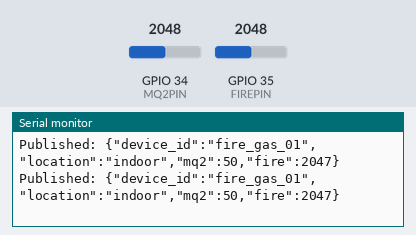
Recording of a sketch running on a simulated ESP32. Shown: the last lines printed to the serial monitor. The test bench sets the inputs (shaded band); at power-on: GPIO 34 (MQ2PIN) = 2048, GPIO 35 (FIREPIN) = 2048. WiFi joins after 1.5 s; servers stay silent unless stated; no MQTT or app messages arrive unless stated.

Above: at 2.7 s.
2.8 s: GPIO 34 (MQ2PIN) set to 2866
At 3.5 s:
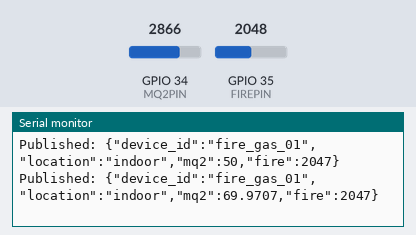
4.3 s: GPIO 35 (FIREPIN) set to 2866
At 5.0 s:
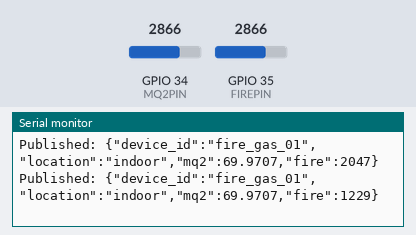
5.8 s: GPIO 34 (MQ2PIN) set to 3603
At 6.5 s:
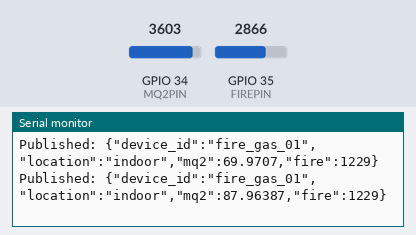
7.3 s: GPIO 35 (FIREPIN) set to 3603
At 8.0 s:
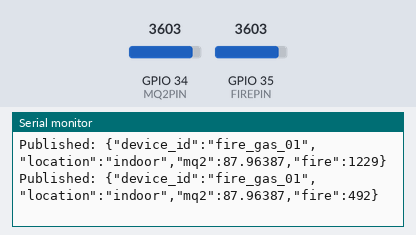
Timing chart, 0 to 9.8 s (numbered marks = the images above; inputs shaded):
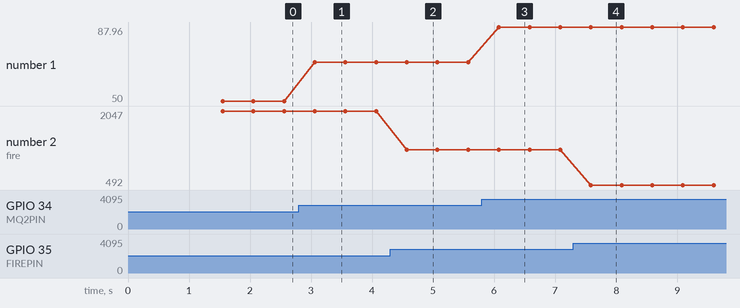

The sketch:

sketch_may07a.ino
```cpp
#include <WiFi.h>
#include <PubSubClient.h>
#include <DHT.h>
#include <ArduinoJson.h>

// WiFi credentials
const char* ssid = "Nadella 2.4G";
const char* password = "Tomjerry";

// MQTT broker info
const char* mqtt_server = "192.168.29.86";
const int mqtt_port = 1883;
const char* mqtt_topic = "iot/fire_gas";


#define MQ2PIN 34
#define FIREPIN 35

// Static location label
const char* location = "indoor";

// WiFi and MQTT clients
WiFiClient espClient;
PubSubClient client(espClient);


void reconnect_mqtt() {
  while (!client.connected()) {
    Serial.print("Connecting to MQTT...");
    if (client.connect("ESP32Client")) {
      Serial.println("connected");
    } else {
      Serial.print("failed, rc=");
      Serial.print(client.state());
      delay(2000);
    }
  }
}

void connect_wifi(){
  Serial.print("Connecting to WiFi");
  WiFi.begin(ssid, password);
  while (WiFi.status() != WL_CONNECTED) {
    delay(500);
    Serial.print(".");
  }
  Serial.println("\nWiFi connected");
}

void setup() {
  Serial.begin(115200);
  connect_wifi();
  pinMode(MQ2PIN, INPUT);
  pinMode(FIREPIN, INPUT);
  client.setServer(mqtt_server, mqtt_port);
}

void loop() {
  if (!client.connected()) {
    reconnect_mqtt();
  }
  client.loop();

  float mq2Val = analogRead(MQ2PIN);
  float fireVal = analogRead(FIREPIN);

  if (isnan(mq2Val) || isnan(fireVal)) {
    Serial.println("Failed to read from MQ2 sensor!");
    return;
  }

  // Prepare JSON payload
  StaticJsonDocument<256> doc;
  doc["device_id"] = "fire_gas_01";
  doc["location"] = location;
  doc["mq2"] = (mq2Val/4096)*100;
  doc["fire"] = 4095-fireVal;

  char jsonBuffer[256];
  serializeJson(doc, jsonBuffer);

  Serial.print("Published: ");
  Serial.println(jsonBuffer);
  client.publish(mqtt_topic, jsonBuffer);
  delay(500);
}
```

Measured:
- after the input at 2.8 s, the serial monitor: prints a new line after 0.26 s (image 1)
- after the input at 4.3 s, the serial monitor: prints a new line after 0.27 s (image 2)
- after the input at 5.8 s, the serial monitor: prints a new line after 0.28 s (image 3)
- after the input at 7.3 s, the serial monitor: prints a new line after 0.29 s (image 4)
- plotted number 1: 50 → 69.97 after the input at 2.8 s, 69.97 → 87.96 after the input at 5.8 s
- plotted number 2: 2047 → 1229 after the input at 4.3 s, 1229 → 492 after the input at 7.3 s
